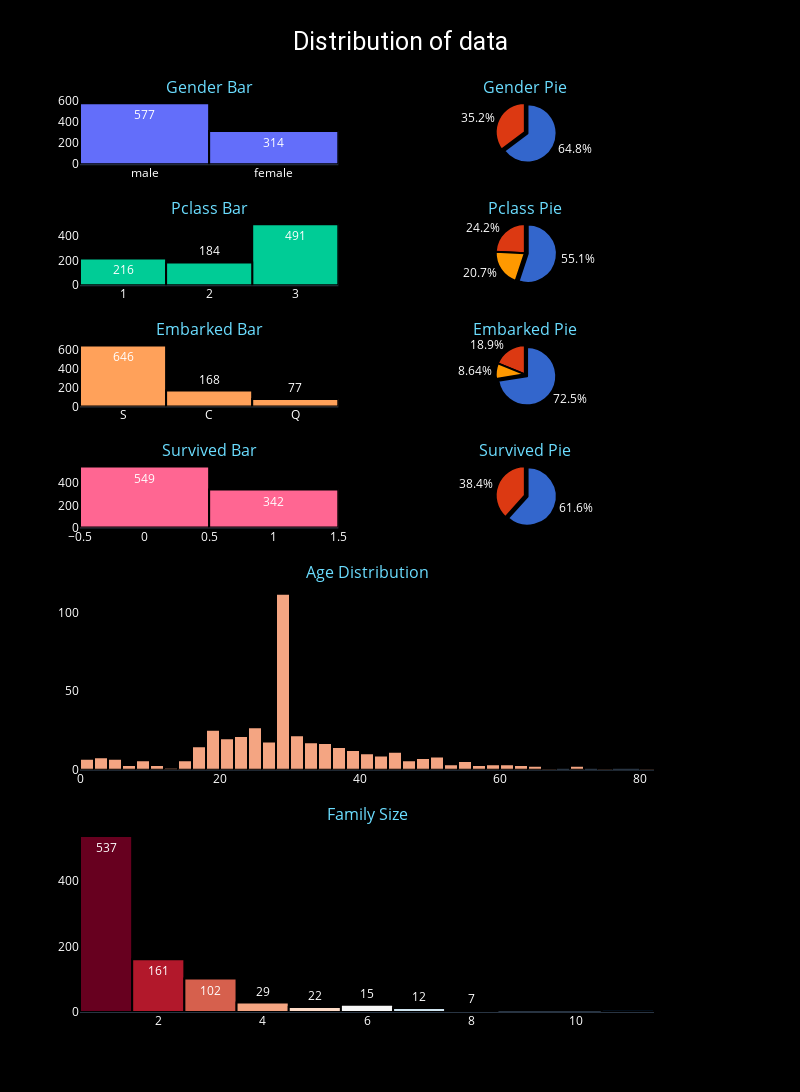

The cell this chart's notebook holds for it:
### Markdown cell above
### Goal : Distribution of data

### Code cell
def plot_row(column, row, pull=None):
    fig.add_trace(go.Bar(
        x=df[column].unique(), 
        y=df[column].value_counts().values,
        text=df[column].value_counts(),
        name="",
        marker_color=None),
    row=row, col=1)

    fig.add_trace(go.Pie(
        labels=df[column].unique(),
        values=df[column].value_counts().values, 
        name="",
        pull=pull,
        marker_colors=px.colors.qualitative.G10),
    row=row, col=2)


fig = make_subplots(rows=8, cols=2,
                    specs=[[{}, {'type': 'domain'}],
                           [{}, {'type': 'domain'}],
                           [{}, {'type': 'domain'}],
                           [{}, {'type': 'domain'}],
                           [{"rowspan": 2, "colspan": 2}, None],
                           [None, None],
                           [{"rowspan": 2, "colspan": 2}, None],
                           [None, None]],
                    subplot_titles=('Gender Bar', 'Gender Pie', 'Pclass Bar', 'Pclass Pie', 'Embarked Bar', 'Embarked Pie',
                                    'Survived Bar', 'Survived Pie', 'Age Distribution', 'Family Size'),
                    )

plot_row('Sex', 1, pull=[0.1, 0])
plot_row('Pclass', 2, pull=[0.1, 0, 0])
plot_row('Embarked', 3, pull=[0.1, 0, 0])
plot_row('Survived', 4, pull=[0.1, 0])

fig.add_trace(go.Histogram(
    x=df['Age'], name="",
    histnorm='density',
    marker_color="#f4a582"),
row=5, col=1)

fig.add_trace(go.Histogram(x=df['FamilySize'],
    name="",
    histnorm='density',
    text=df['FamilySize'].value_counts(),
    marker_color=px.colors.diverging.RdBu),
row=7, col=1)

fig.update_layout(height=1600,
    width=800,
    showlegend=False,
    title_text="Distribution of data",
    title_x=0.5,
    titlefont={'size': 25, 'family': 'Roboto', 'color': 'white'}, 
    paper_bgcolor="black",
    plot_bgcolor="black",
    font_color="white")

fig.update_yaxes(showgrid=False)

fig.update_traces(marker_line_color='black',
                  marker_line_width=2, textfont_color='white')

fig.update_annotations(font={'color': '#6bddff'})

fig.show()

### Figure 1 — Plotly figure (JSON) as saved in the notebook; plotly's stock layout.template omitted (floating-point values rounded to 4 significant figures; data arrays with more than 128 entries replaced by an {"elided": "..."} marker saying what was removed)
{"data": [{"marker": {"line": {"color": "black", "width": 2}}, "name": "", "text": [577, 314], "textfont": {"color": "white"}, "type": "bar", "x": ["male", "female"], "xaxis": "x", "y": [577, 314], "yaxis": "y"}, {"domain": {"x": [0.55, 1], "y": [0.9297, 1]}, "labels": ["male", "female"], "marker": {"colors": ["#3366CC", "#DC3912", "#FF9900", "#109618", "#990099", "#0099C6", "#DD4477", "#66AA00", "#B82E2E", "#316395"], "line": {"color": "black", "width": 2}}, "name": "", "pull": [0.1, 0], "textfont": {"color": "white"}, "type": "pie", "values": [577, 314]}, {"marker": {"line": {"color": "black", "width": 2}}, "name": "", "text": [491, 216, 184], "textfont": {"color": "white"}, "type": "bar", "x": [3, 1, 2], "xaxis": "x2", "y": [491, 216, 184], "yaxis": "y2"}, {"domain": {"x": [0.55, 1], "y": [0.7969, 0.8672]}, "labels": [3, 1, 2], "marker": {"colors": ["#3366CC", "#DC3912", "#FF9900", "#109618", "#990099", "#0099C6", "#DD4477", "#66AA00", "#B82E2E", "#316395"], "line": {"color": "black", "width": 2}}, "name": "", "pull": [0.1, 0, 0], "textfont": {"color": "white"}, "type": "pie", "values": [491, 216, 184]}, {"marker": {"line": {"color": "black", "width": 2}}, "name": "", "text": [646, 168, 77], "textfont": {"color": "white"}, "type": "bar", "x": ["S", "C", "Q"], "xaxis": "x3", "y": [646, 168, 77], "yaxis": "y3"}, {"domain": {"x": [0.55, 1], "y": [0.6641, 0.7344]}, "labels": ["S", "C", "Q"], "marker": {"colors": ["#3366CC", "#DC3912", "#FF9900", "#109618", "#990099", "#0099C6", "#DD4477", "#66AA00", "#B82E2E", "#316395"], "line": {"color": "black", "width": 2}}, "name": "", "pull": [0.1, 0, 0], "textfont": {"color": "white"}, "type": "pie", "values": [646, 168, 77]}, {"marker": {"line": {"color": "black", "width": 2}}, "name": "", "text": [549, 342], "textfont": {"color": "white"}, "type": "bar", "x": [0, 1], "xaxis": "x4", "y": [549, 342], "yaxis": "y4"}, {"domain": {"x": [0.55, 1], "y": [0.5312, 0.6016]}, "labels": [0, 1], "marker": {"colors": ["#3366CC", "#DC3912", "#FF9900", "#109618", "#990099", "#0099C6", "#DD4477", "#66AA00", "#B82E2E", "#316395"], "line": {"color": "black", "width": 2}}, "name": "", "pull": [0.1, 0], "textfont": {"color": "white"}, "type": "pie", "values": [549, 342]}, {"histnorm": "density", "marker": {"color": "#f4a582", "line": {"color": "black", "width": 2}}, "name": "", "textfont": {"color": "white"}, "type": "histogram", "x": {"elided": "891 float values"}, "xaxis": "x5", "yaxis": "y5"}, {"histnorm": "density", "marker": {"color": ["rgb(103,0,31)", "rgb(178,24,43)", "rgb(214,96,77)", "rgb(244,165,130)", "rgb(253,219,199)", "rgb(247,247,247)", "rgb(209,229,240)", "rgb(146,197,222)", "rgb(67,147,195)", "rgb(33,102,172)", "rgb(5,48,97)"], "line": {"color": "black", "width": 2}}, "name": "", "text": [537, 161, 102, 29, 22, 15, 12, 7, 6], "textfont": {"color": "white"}, "type": "histogram", "x": {"elided": "891 int values"}, "xaxis": "x6", "yaxis": "y6"}], "layout": {"annotations": [{"font": {"color": "#6bddff", "size": 16}, "showarrow": false, "text": "Gender Bar", "x": 0.225, "xanchor": "center", "xref": "paper", "y": 1, "yanchor": "bottom", "yref": "paper"}, {"font": {"color": "#6bddff", "size": 16}, "showarrow": false, "text": "Gender Pie", "x": 0.775, "xanchor": "center", "xref": "paper", "y": 1, "yanchor": "bottom", "yref": "paper"}, {"font": {"color": "#6bddff", "size": 16}, "showarrow": false, "text": "Pclass Bar", "x": 0.225, "xanchor": "center", "xref": "paper", "y": 0.8672, "yanchor": "bottom", "yref": "paper"}, {"font": {"color": "#6bddff", "size": 16}, "showarrow": false, "text": "Pclass Pie", "x": 0.775, "xanchor": "center", "xref": "paper", "y": 0.8672, "yanchor": "bottom", "yref": "paper"}, {"font": {"color": "#6bddff", "size": 16}, "showarrow": false, "text": "Embarked Bar", "x": 0.225, "xanchor": "center", "xref": "paper", "y": 0.7344, "yanchor": "bottom", "yref": "paper"}, {"font": {"color": "#6bddff", "size": 16}, "showarrow": false, "text": "Embarked Pie", "x": 0.775, "xanchor": "center", "xref": "paper", "y": 0.7344, "yanchor": "bottom", "yref": "paper"}, {"font": {"color": "#6bddff", "size": 16}, "showarrow": false, "text": "Survived Bar", "x": 0.225, "xanchor": "center", "xref": "paper", "y": 0.6016, "yanchor": "bottom", "yref": "paper"}, {"font": {"color": "#6bddff", "size": 16}, "showarrow": false, "text": "Survived Pie", "x": 0.775, "xanchor": "center", "xref": "paper", "y": 0.6016, "yanchor": "bottom", "yref": "paper"}, {"font": {"color": "#6bddff", "size": 16}, "showarrow": false, "text": "Age Distribution", "x": 0.5, "xanchor": "center", "xref": "paper", "y": 0.4688, "yanchor": "bottom", "yref": "paper"}, {"font": {"color": "#6bddff", "size": 16}, "showarrow": false, "text": "Family Size", "x": 0.5, "xanchor": "center", "xref": "paper", "y": 0.2031, "yanchor": "bottom", "yref": "paper"}], "font": {"color": "white"}, "height": 1600, "paper_bgcolor": "black", "plot_bgcolor": "black", "showlegend": false, "title": {"font": {"color": "white", "family": "Roboto", "size": 25}, "text": "Distribution of data", "x": 0.5}, "width": 800, "xaxis": {"anchor": "y", "domain": [0, 0.45]}, "xaxis2": {"anchor": "y2", "domain": [0, 0.45]}, "xaxis3": {"anchor": "y3", "domain": [0, 0.45]}, "xaxis4": {"anchor": "y4", "domain": [0, 0.45]}, "xaxis5": {"anchor": "y5", "domain": [0, 1]}, "xaxis6": {"anchor": "y6", "domain": [0, 1]}, "yaxis": {"anchor": "x", "domain": [0.9297, 1], "showgrid": false}, "yaxis2": {"anchor": "x2", "domain": [0.7969, 0.8672], "showgrid": false}, "yaxis3": {"anchor": "x3", "domain": [0.6641, 0.7344], "showgrid": false}, "yaxis4": {"anchor": "x4", "domain": [0.5312, 0.6016], "showgrid": false}, "yaxis5": {"anchor": "x5", "domain": [0.2656, 0.4688], "showgrid": false}, "yaxis6": {"anchor": "x6", "domain": [0, 0.2031], "showgrid": false}}}
